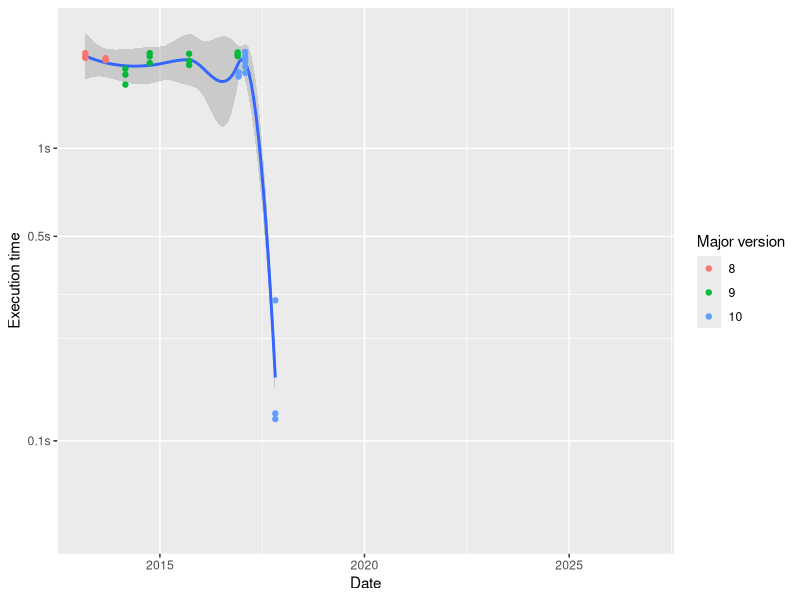

Recreate this plot in R.
library(data.table)
library(magrittr)
library(ggplot2)


fread("data-table-versions/fread-timings-by-version.txt") %>%
  .[, .(Date = as.Date(V5),
        `Execution time` = V3,
        major_version = sub("^1\\.([0-9]+)\\..*$", "\\1", V4))] %>%
  .[order(Date)] %>%
  .[, `Major version` := factor(major_version, levels = unique(.$major_version), ordered = TRUE)] %>%
  ggplot(aes(x = Date, y = `Execution time`)) +
  geom_smooth(method = "loess", span = 0.6, group = 1) +
  scale_color_discrete() +
  geom_point(aes(color = `Major version`)) +
  scale_y_log10(breaks = c(1e9, 1e8, 5e8), labels = c("1s", "0.1s", "0.5s")) +
  geom_blank(aes(x = as.Date(lubridate::now()), y = 5e7))
  